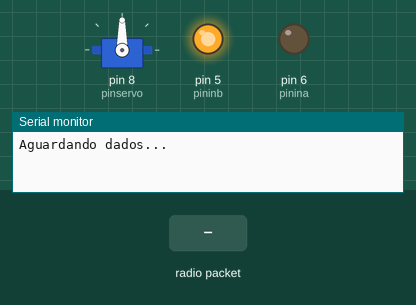
Simulated run of this sketch. Board: Arduino Uno, built with avr-gcc and run on an emulated ATmega328P. Shown: servo, output pins drawn as LEDs (lit = HIGH), the last lines printed to the serial monitor. The inputs (shaded band) are chosen by the test bench. No radio packets arrive unless stated.

Above: at 1.2 s.
1.3 s: radio packet "5" arrives
At 2.5 s:
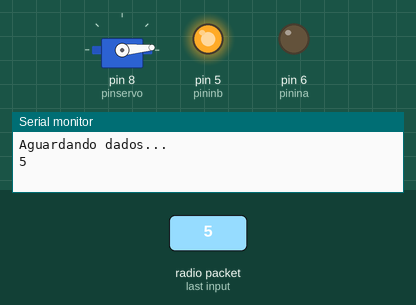
2.8 s: radio packet "200" arrives
At 3.8 s:
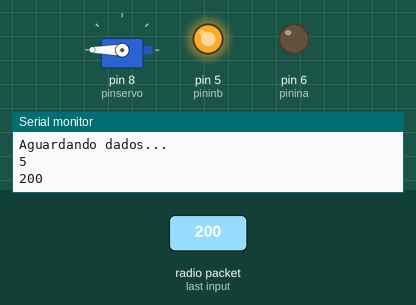
4.3 s: radio packet "90" arrives
At 4.9 s:
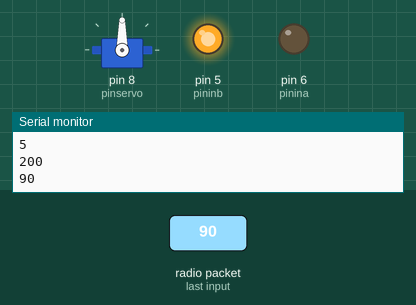
Timing chart, 0 to 7.3 s (numbered marks = the images above; inputs shaded):
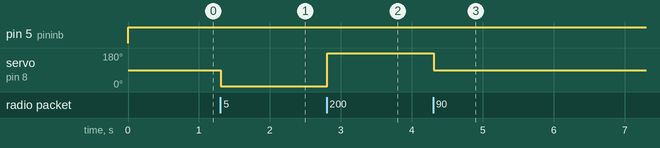

Measured:
- after the input at 1.3 s, servo on pin 8 (pinservo): 90° → 5° at once
- after the input at 2.8 s, servo on pin 8 (pinservo): 5° → 180° at once
- after the input at 4.3 s, servo on pin 8 (pinservo): 180° → 90° at once

The sketch:

aerobarco.ino
```cpp
// 1a. Competicao de Aerobarcos - 2s2018
// Escola de Engenharia de Piracicaba - EEP
// Programa : NRF24L01 Receptor - Embarcacao
// Versao 1.0

#include <SPI.h>
#include "nRF24L01.h"
#include "RF24.h"
#include <Servo.h>

char recebidos[10];

int pinservo = 8;
int pininb = 5;
int pinina = 6;

RF24 radio(9,10);
Servo myservo;

// Essa chave deve ser diferente para cada equipe participante, porém igual em ambos os programas da mesma equipe.
const uint64_t pipe = 0xE13CBAF433LL;

void setup() {

  Serial.begin(9600);

  radio.begin();
  radio.setChannel(100);
  radio.openReadingPipe(1,pipe);
  radio.startListening();

  myservo.attach(pinservo);

  pinMode(pininb,OUTPUT);
  pinMode(pinina,OUTPUT);

  Serial.println("Aguardando dados...");

}

void loop() {

  digitalWrite(pininb,HIGH);
  digitalWrite(pinina,LOW);

  if (radio.available()) {

       radio.read(recebidos, sizeof(recebidos));
       //Serial.write(recebidos);
       Serial.print(atoi(recebidos),DEC);
       Serial.println("");

       myservo.write(atoi(recebidos));
  }

  delay(100);
}
```
